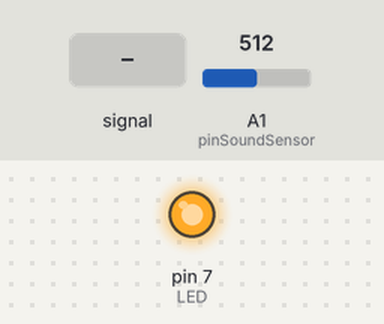
The sketch below on a simulated Arduino Uno, built with avr-gcc and run on an emulated ATmega328P. Shown: output pins drawn as LEDs (lit = HIGH). Dashed ring = blinking. The test bench sets the inputs (shaded band); at power-on: A1 (pinSoundSensor) = 512.

Above: at 1.2 s.
1.3 s: A1 (pinSoundSensor) set to 418
4.3 s: A1 (pinSoundSensor) set to 385
At 4.8 s:
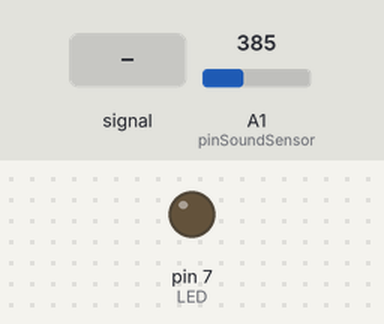
5.9 s: A1 (pinSoundSensor) fed a 2 Hz sine of ±306 counts around its level
At 6.2 s:
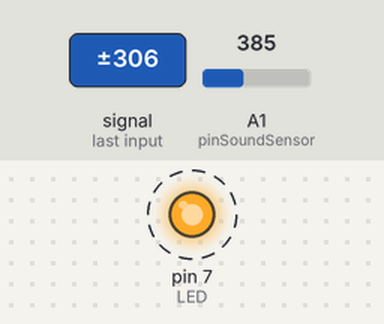
8.9 s: A1 (pinSoundSensor) set to 306
At 9.5 s:
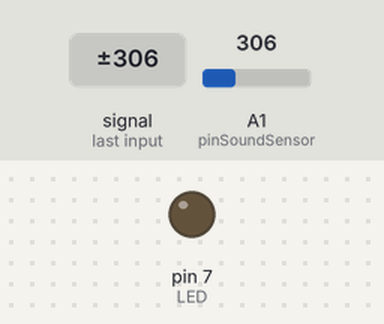
10.4 s: A1 (pinSoundSensor) set to 511
At 10.6 s:
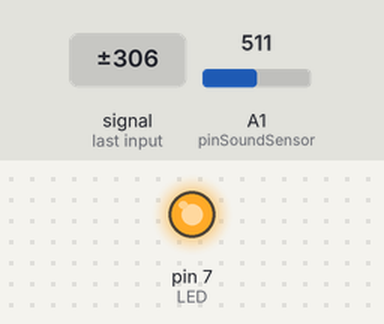
Timing chart, 0 to 13.4 s (numbered marks = the images above; inputs shaded):
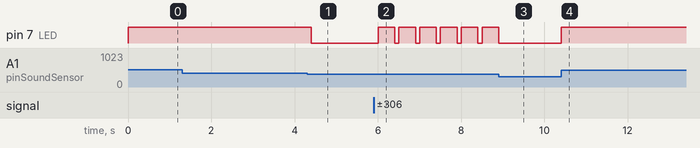

The sketch:

soundLight.ino
```cpp
// April 16, 2016

const int pinSoundSensor = A1;     // Sound sensor
const int LED = 7;                 // LED Socket
const int LOUD_VAL = 400;          //

void setup()
{
    Serial.begin(9600);

    pinMode(LED, OUTPUT);
    pinMode(pinSoundSensor, INPUT);
}

void loop()
{
    int a = analogRead(pinSoundSensor);

    if(a > LOUD_VAL)
    {
      digitalWrite(LED,HIGH);
      delay(200);
    }
    digitalWrite(LED,LOW);
}
```

Measured:
- the behaviour switches between 401 and 400 on A1 (pinSoundSensor) (found by bisection; images 0 and 1)
- after the input at 4.3 s, pin 7 (LED): HIGH → LOW after 0.10 s
- after the input at 5.9 s, pin 7 (LED): alternates HIGH for 0.40 s and LOW for 0.10 s, starting after 0.10 s
- after the input at 8.9 s, pin 7 (LED): goes on until 8.9 s, then stays LOW
- after the input at 10.4 s, pin 7 (LED): LOW → HIGH at once
